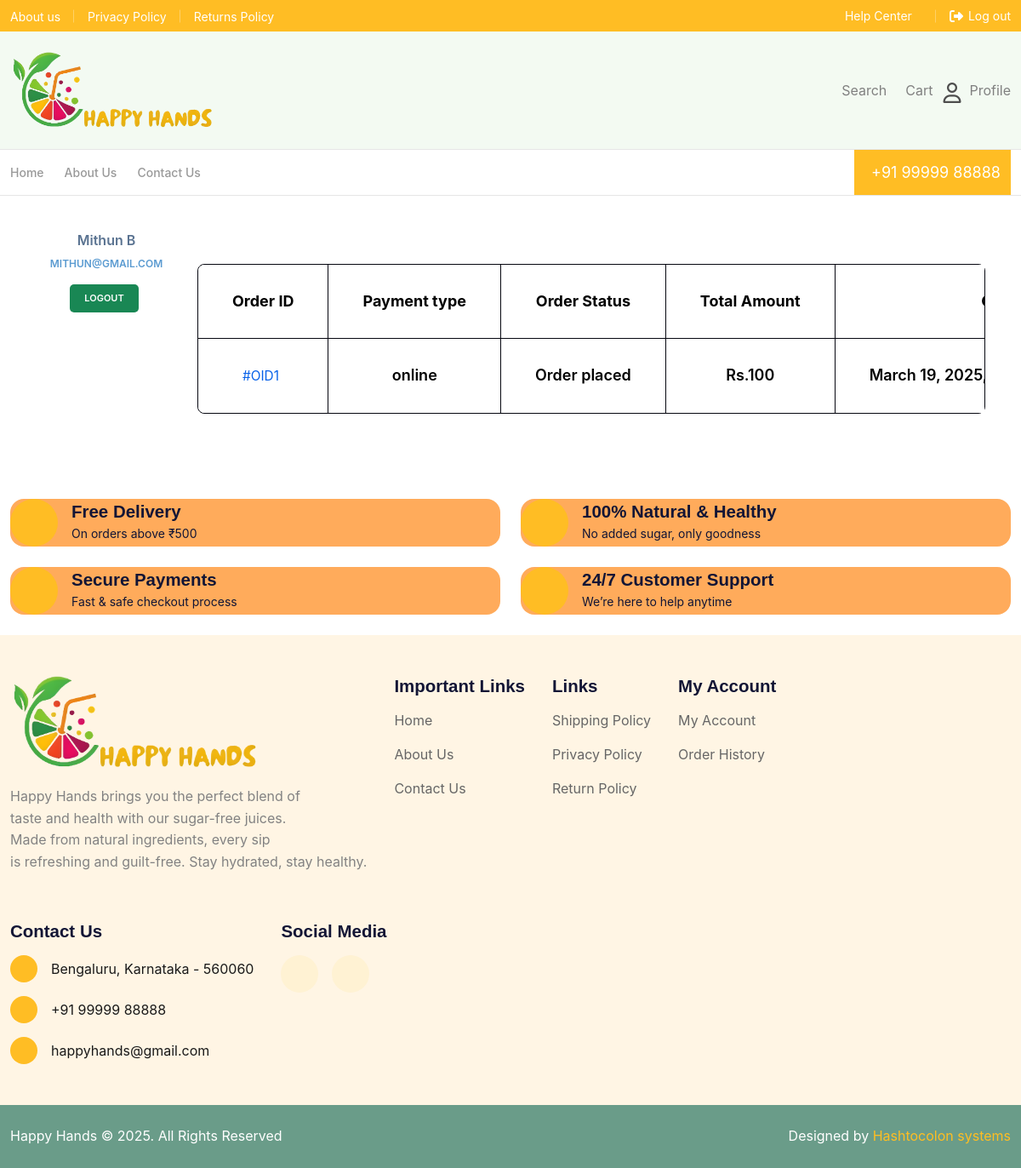
/profile/ (signed in), run on the app's committed database.
### base/models.py (models this page shows, shortened)
class order(models.Model):
   user=models.ForeignKey(User, on_delete=models.CASCADE)
   payment_type= models.CharField( max_length=10,choices=payment_choice,default="")
   total_price  = models.IntegerField(default=0,blank=True,)
   date = models.DateTimeField( default=datetime.now)
   name=models.CharField(max_length=55, default="", blank=True)
   phone=models.CharField(max_length=25, default="", blank=True)
   email=models.CharField(max_length=35, default="", blank=True)
   house_no=models.CharField(max_length=35, default="", blank=True)
   area=models.CharField(max_length=35, default="", blank=True)
   city=models.CharField(max_length=35, default="", blank=True)
   state=models.CharField(max_length=35, default="", blank=True)
   pin_code=models.CharField(max_length=15, default="", blank=True)
   landmark=models.CharField(max_length=35, default="", blank=True)
   Order_status=models.CharField(max_length = 20, choices = Order_status_choices, default = 'Pending')
   payment_status=models.CharField(max_length=35, default="", blank=True)
   j_cart_product = models.TextField(blank=True,default="")
   uuid=models.CharField(max_length=135, default="", blank=True)
   transaction_id=models.CharField(max_length=135, default="", blank=True)

### base/views.py (the view)
# urls.py: path('profile/', views.profile, name='profile'),
def profile(request):
    all_orders=order.objects.filter(user=request.user).order_by('-id')
    content={
       "all_orders":all_orders,
    }
    return render(request, "profile.html",content)

### templates/profile.html (shortened to what this page needs)
  {% extends "base.html" %}
  {% load static %}
  {% block content %}
   <div class="container">
        <div class="row profile">
            <div class="col-md-2">
                <div class="profile-sidebar">
                    <div class="profile-usertitle">
                        <div class="profile-usertitle-name">
                            {{user.first_name}} {{user.last_name}}
                        </div>
                        <div class="profile-usertitle-job">
                            {{user.email}}
                        </div>
                    </div>
                    <div class="profile-userbuttons mb-24">
                      <form action="{% url 'base:logout' %}" method="post">
                        <button type="button" class="btn btn-success btn-sm">Logout</button>
                                    </form>
                    </div>
                </div>
            </div>
            <div class="col-md-10 margin-top-100 py-80">
                <div class="row ">
                    <div class="">
                        <div class="cart-table border border-neutral-700 rounded-8">
                    <div class="overflow-x-auto scroll-sm scroll-sm-horizontal">
                        <table class="table rounded-8 overflow-hidden ">
                            <thead class="">
                                <tr class="border-bottom border-neutral-700 ">
                                    <th class="h6 mb-0 text-lg fw-bold px-40 py-32 border-end border-neutral-700">Order ID</th>
                                    <th class="h6 mb-0 text-lg fw-bold px-40 py-32 border-end border-neutral-700">Payment type</th>
                                    <th class="h6 mb-0 text-lg fw-bold px-40 py-32 border-end border-neutral-700">Order Status</th>
                                    <th class="h6 mb-0 text-lg fw-bold px-40 py-32 border-end border-neutral-700">Total Amount</th>
                                    <th class="h6 mb-0 text-lg fw-bold px-40 py-32 border-end border-neutral-700">Order Date	</th>
                                </tr>
                            </thead>
                            <tbody>
                                {% for posts  in all_orders %}
                                <tr class="">
                                    <td class="px-40 py-32 border-end border-neutral-700">
                                        <a  class="remove-tr-btn flex-align gap-12 hover-text-danger-600">
                                            #OID{{posts.id}}
                                        </a>
                                    </td>
                                    <td class="px-40 py-32 border-end border-neutral-700">
                                        <span class="text-lg h6 mb-0 fw-semibold">{{posts.payment_type}}</span>
                                    </td>
                                    <td class="px-40 py-32 border-end border-neutral-700">
                                        <span class="text-lg h6 mb-0 fw-semibold">{{posts.Order_status}}</span>
                                    </td>
                                    <td class="px-40 py-32 border-end border-neutral-700">
                                        <span class="text-lg h6 mb-0 fw-semibold">Rs.{{posts.total_price}}</span>
                                    </td>
                                    <td class="px-40 py-32 border-end border-neutral-700">
                                        <span class="text-lg h6 mb-0 fw-semibold">{{posts.date}}</span>
                                    </td>
                                </tr>
                               {% endfor %}
                            </tbody>
                        </table>
                    </div>
                </div>
                    </div>
                </div>
            </div>
        </div>
    </div>
   {% endblock content %}

### data on the page
order: id "1", payment_type "online", Order_status "Order placed", total_price "100", date "March 19,…"

### other printed values
{{ user.first_name }} "Mithun"
{{ user.last_name }} "B"
{{ user.email }} "MITHUN@GMAIL.COM"
